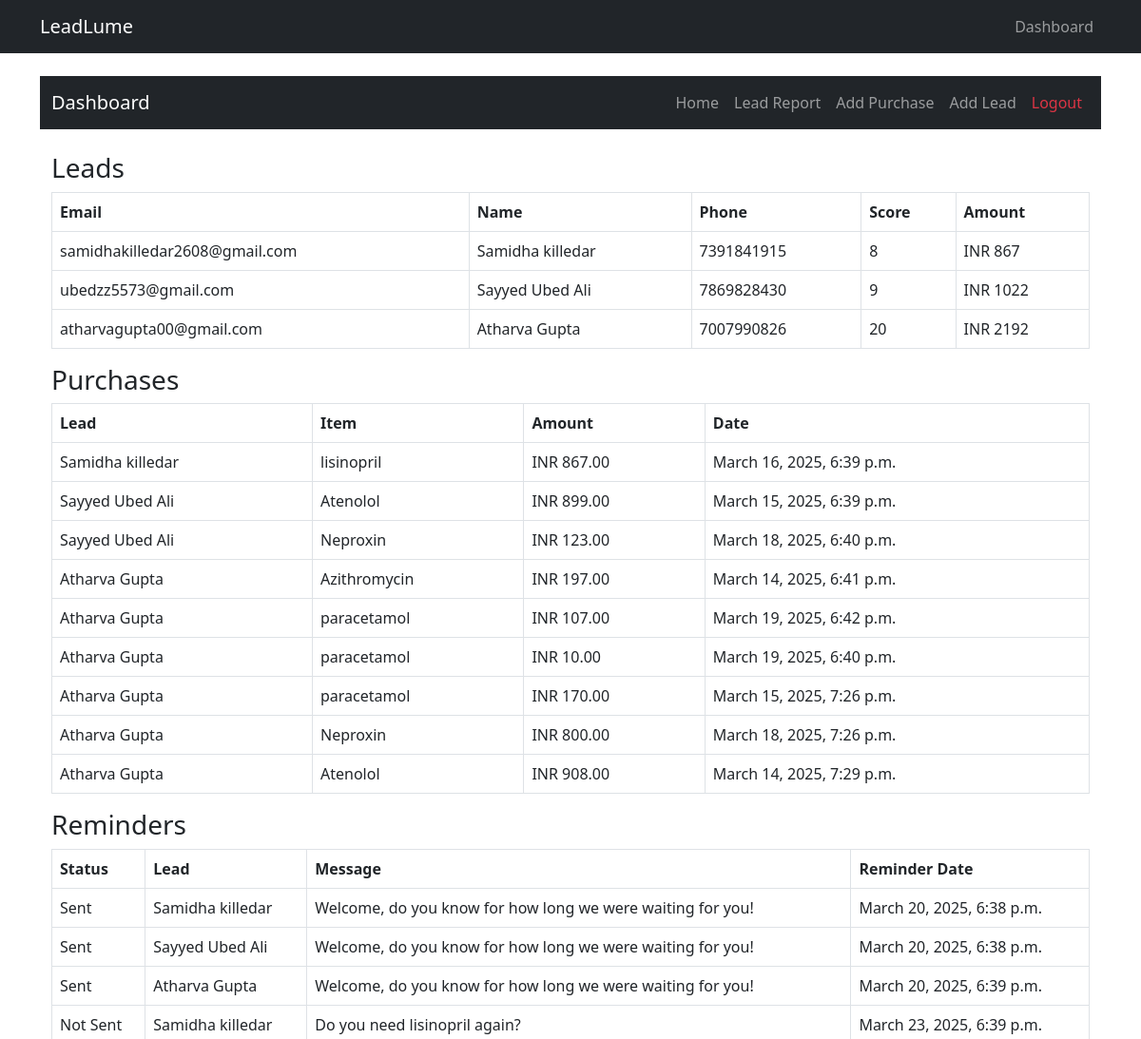
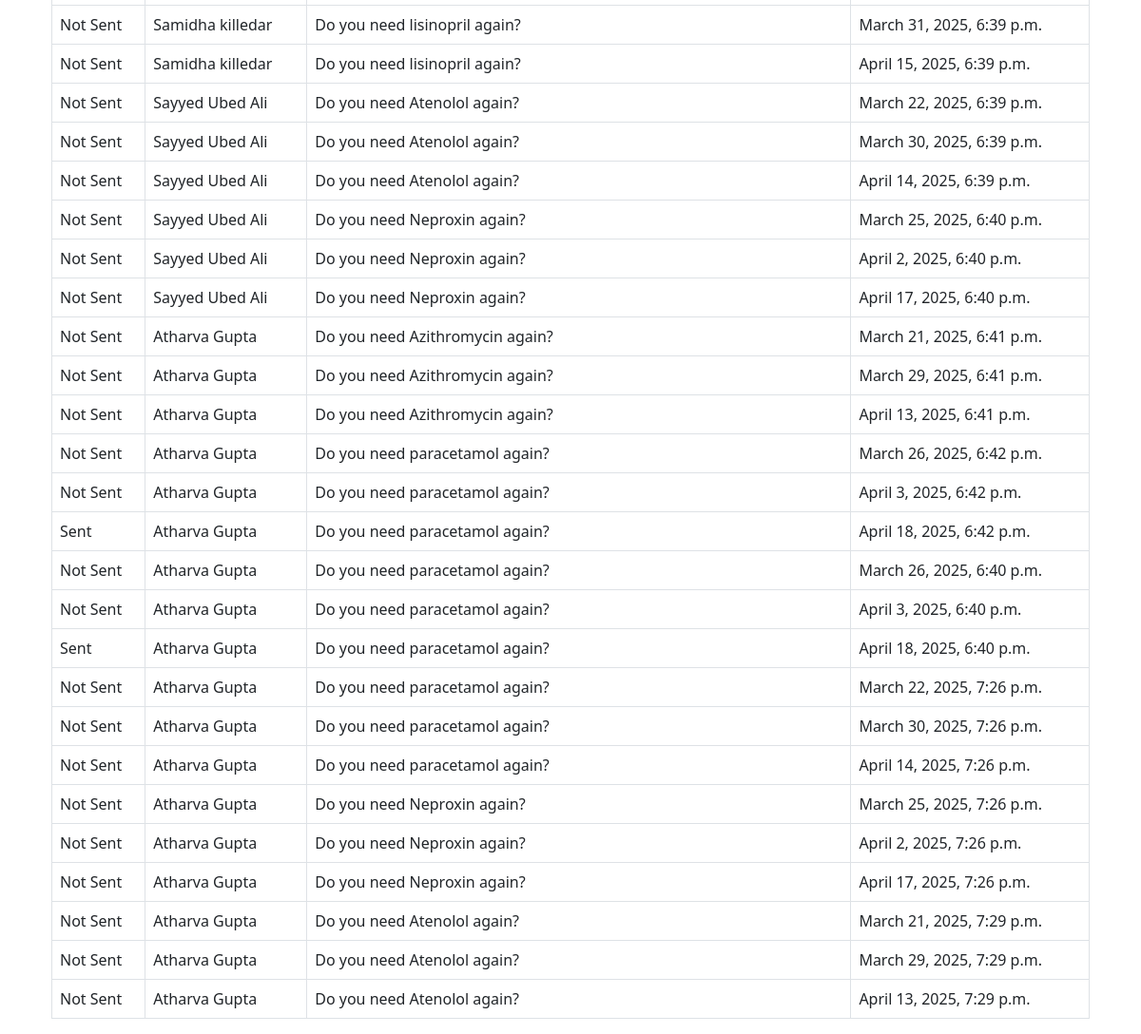
The app's page /leads/dashboard/ with its own data (2 pictures, top to bottom).
### leads/models.py (models this page shows, shortened)
class Lead(models.Model):
    name = models.CharField(max_length=255, default="Unknown")  # Default name
    email = models.EmailField(unique=True)
    phone = models.CharField(max_length=15, blank=True, null=True, default="")
    message = models.TextField(blank=True, null=True, default="")
    lead_score = models.IntegerField(default=0)  # New field for lead score
    lead_amount = models.IntegerField(default=0)

class Purchase(models.Model):
    lead = models.ForeignKey(Lead, on_delete=models.CASCADE, related_name="purchases")
    product_name = models.CharField(max_length=255, default="Unknown Product")
    amount = models.DecimalField(max_digits=10, decimal_places=2, default=0.00)
    purchase_date = models.DateTimeField(default=now)

class Reminder(models.Model):
    lead = models.ForeignKey(Lead, on_delete=models.CASCADE)  # Customer
    message = models.TextField()  # The message to store, like "Do you need this medicine again?"
    date = models.DateTimeField()  # The date when the reminder should be sent
    status = models.CharField(
        max_length=20,
        choices=[("Not Sent", "Not Sent"), ("Sent", "Sent")],
        default="Not Sent"
    )

### leads/views.py (the view)
# urls.py: path("dashboard/", dashboard, name="dashboard"),
def dashboard(request):
    send_due_reminders()
    leads = Lead.objects.all()  # You can filter these if needed
    reminders = Reminder.objects.all()
    purchases = Purchase.objects.all()
    context = {
        'leads': leads,
        'reminders': reminders,
        'purchases': purchases
    }
    return render(request, 'leads/dashboard.html', context)

### leads/utils.py (called while the page is built)
def send_due_reminders():
    reminders = Reminder.objects.filter(date__date=now().date(), status="Not Sent")
    for reminder in reminders:
        if reminder.lead.email:  # Ensure the lead has an email
            send_mail(
                subject="Reminder Notification",
                message=f"Hello {reminder.lead.name},\n\n{reminder.message}\n\nThank you!",
                from_email="your_email@gmail.com",  # Replace with your email
                recipient_list=[reminder.lead.email],
                fail_silently=False,
            )
        reminder.status = "Sent"
        reminder.save()
    return f"Processed {reminders.count()} reminders."

### leads/templates/leads/dashboard.html (shortened to what this page needs)
{% extends "base.html" %}
{% block content %}
<nav class="navbar navbar-expand-lg navbar-dark bg-dark">
    <div class="container">
        <a class="navbar-brand" href="{% url 'dashboard' %}">Dashboard</a>
        <div class="collapse navbar-collapse" id="navbarNav">
            <ul class="navbar-nav ms-auto">
                <li class="nav-item">
                    <a class="nav-link" href="{% url 'home' %}">Home</a>
                </li>
                <li class="nav-item">
                    <a class="nav-link" href="{% url 'lead_report' %}">Lead Report</a>
                </li>
                <li class="nav-item">
                    <a class="nav-link" href="{% url 'add_purchase' %}">Add Purchase</a>
                </li>
                <li class="nav-item">
                    <a class="nav-link" href="{% url 'create_lead' %}">Add Lead</a>
                </li>
                <li class="nav-item">
                    <a class="nav-link text-danger" href="{% url 'logout' %}">Logout</a>
                </li>
            </ul>
        </div>
    </div>
</nav>
<div class="container mt-4">
    <h3>Leads</h3>
    <table class="table table-bordered">
        <thead>
            <tr>
                <th>Email</th>
                <th>Name</th>
                <th>Phone</th>
                <th>Score</th>
                <th>Amount</th>
            </tr>
        </thead>
        <tbody>
            {% for lead in leads %}
                <tr>
                    <td>{{ lead.email }}</td>
                    <td>{{ lead.name }}</td>
                    <td>{{lead.phone}}</td>
                    <td>{{ lead.lead_score }}</td>
                    <td>INR {{ lead.lead_amount }}</td>
                </tr>
            {% empty %}
                <tr><td colspan="5" class="text-center">No leads found.</td></tr>
            {% endfor %}
        </tbody>
    </table>
    <h3>Purchases</h3>
    <table class="table table-bordered">
        <thead>
            <tr>
                <th>Lead</th>
                <th>Item</th>
                <th>Amount</th>
                <th>Date</th>
            </tr>
        </thead>
        <tbody>
            {% for purchase in purchases %}
                <tr>
                    <td>{{ purchase.lead.name }}</td>
                    <td>{{ purchase.product_name }}</td>
                    <td>INR {{ purchase.amount }}</td>
                    <td>{{ purchase.purchase_date }}</td>
                </tr>
            {% empty %}
                <tr><td colspan="6" class="text-center">No purchases found.</td></tr>
            {% endfor %}
        </tbody>
    </table>
    <h3>Reminders</h3>
    <table class="table table-bordered">
        <thead>
            <tr>
                <th>Status</th>
                <th>Lead</th>
                <th>Message</th>
                <th>Reminder Date</th>
            </tr>
        </thead>
        <tbody>
            {% for reminder in reminders %}
                <tr>
                    <td>{{ reminder.status }}</td>
                    <td>{{ reminder.lead.name }}</td>
                    <td>{{ reminder.message }}</td>
                    <td>{{ reminder.date }}</td>
                </tr>
            {% empty %}
                <tr><td colspan="5" class="text-center">No reminders found.</td></tr>
            {% endfor %}
        </tbody>
    </table>
</div>
{% endblock %}

### lead_manager/templates/base.html (shortened to what this page needs)
<!DOCTYPE html>
<html lang="en">
<head>
    <link rel="stylesheet" href="https://cdn.jsdelivr.net/npm/bootstrap@5.3.0/dist/css/bootstrap.min.css">
</head>
<body>
    <nav class="navbar navbar-expand-lg navbar-dark bg-dark">
        <div class="container">
            <a class="navbar-brand" href="{% url 'home' %}">LeadLume</a>
            <div class="collapse navbar-collapse" id="navbarNav">
                <ul class="navbar-nav ms-auto">
                    <li class="nav-item"><a class="nav-link" href="{% url 'dashboard' %}">Dashboard</a></li>
                </ul>
            </div>
        </div>
    </nav>
    <div class="container mt-4">
        {% block content %}
        {% endblock %}
    </div>
</body>
</html>

### records on screen
Lead: email "samidhakilledar2608@gmail.com", name "Samidha killedar", phone "7391841915", lead_score "8", lead_amount "867"
Lead: email "ubedzz5573@gmail.com", name "Sayyed Ubed Ali", phone "7869828430", lead_score "9", lead_amount "1022"
Lead: email "atharvagupta00@gmail.com", name "Atharva Gupta", phone "7007990826", lead_score "20", lead_amount "2192"
Purchase: lead.name "Samidha killedar", product_name "lisinopril", amount "867.00", purchase_date "March 16, 2025, 6:39 p.m."
Purchase: lead.name "Sayyed Ubed Ali", product_name "Atenolol", amount "899.00", purchase_date "March 15, 2025, 6:39 p.m."
Purchase: lead.name "Sayyed Ubed Ali", product_name "Neproxin", amount "123.00", purchase_date "March 18, 2025, 6:40 p.m."
Purchase: lead.name "Atharva Gupta", product_name "Azithromycin", amount "197.00", purchase_date "March 14, 2025, 6:41 p.m."
Purchase: lead.name "Atharva Gupta", product_name "paracetamol", amount "107.00", purchase_date "March 19, 2025, 6:42 p.m."
Purchase: lead.name "Atharva Gupta", product_name "paracetamol", amount "10.00", purchase_date "March 19, 2025, 6:40 p.m."
Purchase: lead.name "Atharva Gupta", product_name "paracetamol", amount "170.00", purchase_date "March 15, 2025, 7:26 p.m."
Purchase: lead.name "Atharva Gupta", product_name "Neproxin", amount "800.00", purchase_date "March 18, 2025, 7:26 p.m."
Purchase: lead.name "Atharva Gupta", product_name "Atenolol", amount "908.00", purchase_date "March 14, 2025, 7:29 p.m."
Reminder: status "Sent", lead.name "Samidha killedar", message "Welcome, do you know for how long we were waiting for you!", date "March 20, 2025, 6:38 p.m."
Reminder: status "Sent", lead.name "Sayyed Ubed Ali", message "Welcome, do you know for how long we were waiting for you!", date "March 20, 2025, 6:38 p.m."
Reminder: status "Sent", lead.name "Atharva Gupta", message "Welcome, do you know for how long we were waiting for you!", date "March 20, 2025, 6:39 p.m."
Reminder: status "Not Sent", lead.name "Samidha killedar", message "Do you need lisinopril again?", date "March 23, 2025, 6:39 p.m."
Reminder: status "Not Sent", lead.name "Samidha killedar", message "Do you need lisinopril again?", date "March 31, 2025, 6:39 p.m."
Reminder: status "Not Sent", lead.name "Samidha killedar", message "Do you need lisinopril again?", date "April 15, 2025, 6:39 p.m."
Reminder: status "Not Sent", lead.name "Sayyed Ubed Ali", message "Do you need Atenolol again?", date "March 22, 2025, 6:39 p.m."
Reminder: status "Not Sent", lead.name "Sayyed Ubed Ali", message "Do you need Atenolol again?", date "March 30, 2025, 6:39 p.m."
Reminder: status "Not Sent", lead.name "Sayyed Ubed Ali", message "Do you need Atenolol again?", date "April 14, 2025, 6:39 p.m."
Reminder: status "Not Sent", lead.name "Sayyed Ubed Ali", message "Do you need Neproxin again?", date "March 25, 2025, 6:40 p.m."
Reminder: status "Not Sent", lead.name "Sayyed Ubed Ali", message "Do you need Neproxin again?", date "April 2, 2025, 6:40 p.m."
Reminder: status "Not Sent", lead.name "Sayyed Ubed Ali", message "Do you need Neproxin again?", date "April 17, 2025, 6:40 p.m."
Reminder: status "Not Sent", lead.name "Atharva Gupta", message "Do you need Azithromycin again?", date "March 21, 2025, 6:41 p.m."
Reminder: status "Not Sent", lead.name "Atharva Gupta", message "Do you need Azithromycin again?", date "March 29, 2025, 6:41 p.m."
Reminder: status "Not Sent", lead.name "Atharva Gupta", message "Do you need Azithromycin again?", date "April 13, 2025, 6:41 p.m."
Reminder: status "Not Sent", lead.name "Atharva Gupta", message "Do you need paracetamol again?", date "March 26, 2025, 6:42 p.m."
Reminder: status "Not Sent", lead.name "Atharva Gupta", message "Do you need paracetamol again?", date "April 3, 2025, 6:42 p.m."
Reminder: status "Sent", lead.name "Atharva Gupta", message "Do you need paracetamol again?", date "April 18, 2025, 6:42 p.m."
Reminder: status "Not Sent", lead.name "Atharva Gupta", message "Do you need paracetamol again?", date "March 26, 2025, 6:40 p.m."
Reminder: status "Not Sent", lead.name "Atharva Gupta", message "Do you need paracetamol again?", date "April 3, 2025, 6:40 p.m."
Reminder: status "Sent", lead.name "Atharva Gupta", message "Do you need paracetamol again?", date "April 18, 2025, 6:40 p.m."
Reminder: status "Not Sent", lead.name "Atharva Gupta", message "Do you need paracetamol again?", date "March 22, 2025, 7:26 p.m."
Reminder: status "Not Sent", lead.name "Atharva Gupta", message "Do you need paracetamol again?", date "March 30, 2025, 7:26 p.m."
Reminder: status "Not Sent", lead.name "Atharva Gupta", message "Do you need paracetamol again?", date "April 14, 2025, 7:26 p.m."
Reminder: status "Not Sent", lead.name "Atharva Gupta", message "Do you need Neproxin again?", date "March 25, 2025, 7:26 p.m."
Reminder: status "Not Sent", lead.name "Atharva Gupta", message "Do you need Neproxin again?", date "April 2, 2025, 7:26 p.m."
Reminder: status "Not Sent", lead.name "Atharva Gupta", message "Do you need Neproxin again?", date "April 17, 2025, 7:26 p.m."
Reminder: status "Not Sent", lead.name "Atharva Gupta", message "Do you need Atenolol again?", date "March 21, 2025, 7:29 p.m."
Reminder: status "Not Sent", lead.name "Atharva Gupta", message "Do you need Atenolol again?", date "March 29, 2025, 7:29 p.m."
Reminder: status "Not Sent", lead.name "Atharva Gupta", message "Do you need Atenolol again?", date "April 13, 2025, 7:29 p.m."
